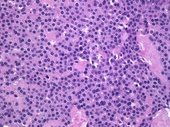
#> input picture DIPFall2023_Joyce_Mikey_Assignment4/images/GlomusTumor6.jpg, 170 x 127 px, shrunk from 650 x 488 before the run
$ python main.py
#> lines starting #> are read from the running program, lines starting #| are printed output that depends on the picture; after the words box and inside, x2 and y2 are one past the last pixel; in counts of white or black regions, pixels touching at a corner belong together
#> further down, img is the input picture: shape (127, 170, 3); mean B, G, R 195.8, 123.8, 169.2
import numpy as np
import cv2
import matplotlib.pyplot as plt
from sklearn.cluster import KMeans
from scipy.ndimage import gaussian_laplace

BLUE = 0
GREEN = 1
RED = 2


def glomus_tumor(tumor):
    tumor_r = cv2.split(tumor.copy())[RED]
    tumor_r = cv2.bilateralFilter(tumor_r, 9, 50, 50)
    tumor_r = cv2.bitwise_not(tumor_r)
    cv2.imwrite('../images/results/tumor_preprocess.jpg', tumor_r)
    plt.imshow(tumor_r, interpolation='nearest', cmap='gray')  # for grayscale images
    plt.show()

    sigma = 0.9

    # Apply the laplacian filter to the image
    laplacian = (sigma ** 2) * gaussian_laplace(tumor_r, sigma=sigma)
    plt.imshow(laplacian, interpolation='nearest', cmap='gray')  # for grayscale images
    plt.show()

    binary = cv2.convertScaleAbs(laplacian)
    _, binary = cv2.threshold(binary, 0, 255, cv2.THRESH_BINARY + cv2.THRESH_OTSU)
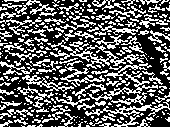
#> binary: shape (127, 170); 36.6% white in thin lines or dots
    plt.imshow(binary, interpolation='nearest', cmap='gray')  # for grayscale images
    plt.show()

    tumor_new = cv2.bilateralFilter(tumor.copy(), 9, 50, 50)
    cv2.imwrite('../images/results/tumor_kmeans_preprocess.jpg', tumor_new)

    tumor_b, tumor_g, tumor_r = cv2.split(tumor_new)
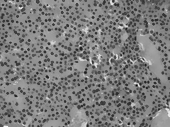
#> tumor_g: shape (127, 170); min 2, max 245, mean 124.3
    tumor_b, tumor_g, tumor_r = tumor_b.flatten(), tumor_g.flatten(), tumor_r.flatten()
    tumor_data = np.column_stack((tumor_b, tumor_g, tumor_r))
    tumor_data2 = np.column_stack((tumor_b, tumor_r))
#> tumor_data2 = 21590 pairs, first value 72 to 255, second value 33 to 253

    kmeans = KMeans(n_clusters=2)
    kmeans.fit(tumor_data)
    clusters = kmeans.labels_
    centers = kmeans.cluster_centers_

    # Plot the data points and cluster centers
    fig = plt.figure()
    ax = fig.add_subplot(111, projection='3d')
    ax.scatter(tumor_data[:, 0], tumor_data[:, 1], tumor_data[:, 2], c=clusters, cmap='viridis')
    ax.scatter(centers[:, 0], centers[:, 1], centers[:, 2], c='red', marker='x', label='centers')
    plt.legend()
    plt.title('KMeans Clustering')
    plt.show()

    tumor_gray = cv2.cvtColor(tumor, cv2.COLOR_BGR2GRAY)
    tumor_x, tumor_y = tumor_gray.shape
#> tumor_x = 127; tumor_y = 170
    tumor_gray = tumor_gray.flatten()
    for i in range(len(tumor_gray)):
        if clusters[i] == 0:
            tumor_gray[i] = 0
        else:
            tumor_gray[i] = 255
    tumor_gray = tumor_gray.reshape(tumor_x, tumor_y)
#> tumor_gray: shape (127, 170); 28.1% white in thin lines or dots
    cv2.imwrite('../images/results/tumor_kmeans_RGB.jpg', tumor_gray)

    plt.imshow(tumor_gray, interpolation='nearest', cmap='gray')  # for grayscale images
    plt.show()

    kmeans = KMeans(n_clusters=2)
    kmeans.fit(tumor_data2)
    clusters = kmeans.labels_
    centers = kmeans.cluster_centers_

    # Plot the data points and cluster centers
    fig = plt.figure()
    ax = fig.add_subplot()
    ax.scatter(tumor_data2[:, 0], tumor_data2[:, 1], c=clusters, cmap='viridis')
    ax.scatter(centers[:, 0], centers[:, 1], c='red', marker='x', label='centers')
    plt.legend()
    plt.title('KMeans Clustering')
    plt.show()

    tumor_gray = cv2.cvtColor(tumor, cv2.COLOR_BGR2GRAY)
    tumor_x, tumor_y = tumor_gray.shape
    tumor_gray = tumor_gray.flatten()
    for i in range(len(tumor_gray)):
        if clusters[i] == 0:
            tumor_gray[i] = 0
        else:
            tumor_gray[i] = 255
    tumor_gray = tumor_gray.reshape(tumor_x, tumor_y)
#> tumor_gray: shape (127, 170); 72.2% white; black in thin lines or dots
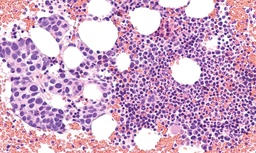
#> input picture DIPFall2023_Joyce_Mikey_Assignment4/images/metastatic-breast-cancer.jpg, 256 x 153 px, shrunk from 980 x 587 before the run
#> further down, img is the input picture: shape (153, 256, 3); mean B, G, R 199.4, 168.2, 205.6

    cv2.imwrite('../images/results/tumor_kmeans_RB.jpg', tumor_gray)
    plt.imshow(tumor_gray, interpolation='nearest', cmap='gray')  # for grayscale images
    plt.show()


def breast_cancer(cancer):
    cancer_r = cv2.split(cancer)[RED]
    cancer_r = cv2.bilateralFilter(cancer_r, 9, 50, 50)
    cancer_r = cv2.bitwise_not(cancer_r)
    cv2.imwrite('../images/results/cancer_preprocess.jpg', cancer_r)
    plt.imshow(cancer_r, interpolation='nearest', cmap='gray')  # for grayscale images
    plt.show()

    sigma = 1.5

    # Apply the laplacian filter to the image
    laplacian = (sigma ** 2) * gaussian_laplace(cancer_r, sigma=sigma)
#> laplacian: shape (153, 256) float64
    plt.imshow(laplacian, interpolation='nearest', cmap='gray')  # for grayscale images
    plt.show()

    tumor_r = cv2.convertScaleAbs(laplacian)
#> tumor_r: shape (153, 256)
    _, tumor_r = cv2.threshold(tumor_r, 0, 255, cv2.THRESH_BINARY + cv2.THRESH_OTSU)
#> tumor_r: shape (153, 256); 49% white; 93 white regions (69 under 20 px), largest, box (x1, y1, x2, y2) and area: (0, 0, 256, 153) 15362, (0, 37, 66, 79) 972, (19, 15, 83, 43) 518
    plt.imshow(tumor_r, interpolation='nearest', cmap='gray')  # for grayscale images
    plt.show()

    cancer_new = cv2.bilateralFilter(cancer.copy(), 9, 50, 50)
    cv2.imwrite('../images/results/cancer_kmeans_preprocess.jpg', cancer_new)

    cancer_b, cancer_g, cancer_r = cv2.split(cancer_new)
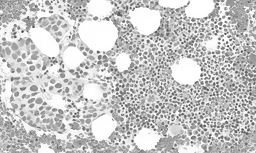
#> cancer_b: shape (153, 256); min 53, max 255, mean 199.7
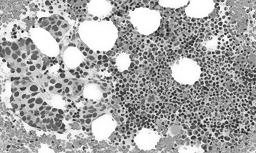
#> cancer_g: shape (153, 256); min 9, max 255, mean 168.6
    cancer_b, cancer_g, cancer_r = cancer_b.flatten(), cancer_g.flatten(), cancer_r.flatten()
    cancer_data = np.column_stack((cancer_b, cancer_g, cancer_r))
    cancer_data2 = np.column_stack((cancer_g, cancer_r))
#> cancer_data2 = 39168 pairs, first value 9 to 255, second value 43 to 255

    kmeans = KMeans(n_clusters=3)
    kmeans.fit(cancer_data)
    clusters = kmeans.labels_
    centers = kmeans.cluster_centers_

    # Plot the data points and cluster centers
    fig = plt.figure()
    ax = fig.add_subplot(111, projection='3d')
    ax.scatter(cancer_data[:, 0], cancer_data[:, 1], cancer_data[:, 2], c=clusters, cmap='viridis')
    ax.scatter(centers[:, 0], centers[:, 1], centers[:, 2], c='red', marker='x', label='centers')
    plt.legend()
    plt.title('KMeans Clustering')
    plt.show()

    target_cluster = np.argmin(np.sum(centers, axis=1))
    cancer_gray = cv2.cvtColor(cancer, cv2.COLOR_BGR2GRAY)
    cancer_x, cancer_y = cancer_gray.shape
#> cancer_x = 153; cancer_y = 256
    cancer_gray = cancer_gray.flatten()
    for i in range(len(cancer_gray)):
        if clusters[i] == target_cluster:
            cancer_gray[i] = 0
        else:
            cancer_gray[i] = 255
    cancer_gray = cancer_gray.reshape(cancer_x, cancer_y)
#> cancer_gray: shape (153, 256); 78.3% white; black in thin lines or dots
    cv2.imwrite('../images/results/cancer_kmeans_RGB.jpg', cancer_gray)

    plt.imshow(cancer_gray, interpolation='nearest', cmap='gray')  # for grayscale images
    plt.show()

    kmeans = KMeans(n_clusters=3)
    kmeans.fit(cancer_data2)
    clusters = kmeans.labels_
    centers = kmeans.cluster_centers_

    # Plot the data points and cluster centers
    fig = plt.figure()
    ax = fig.add_subplot()
    ax.scatter(cancer_data2[:, 0], cancer_data2[:, 1], c=clusters, cmap='viridis')
    ax.scatter(centers[:, 0], centers[:, 1], c='red', marker='x', label='centers')
    plt.legend()
    plt.title('KMeans Clustering')
    plt.show()
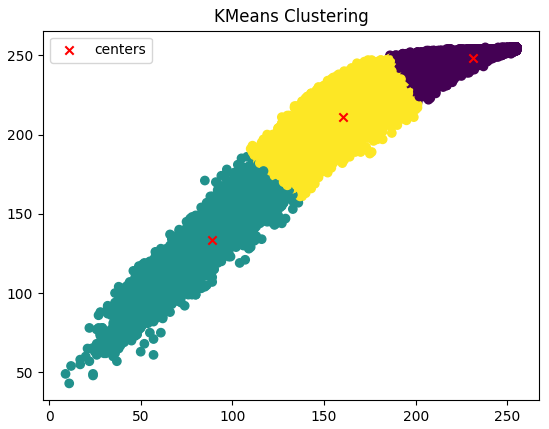
#> figure drawn by matplotlib, 1 panel

    target_cluster = np.argmin(np.sum(centers, axis=1))
    cancer_gray = cv2.cvtColor(cancer, cv2.COLOR_BGR2GRAY)
    cancer_x, cancer_y = cancer_gray.shape
    cancer_gray = cancer_gray.flatten()
    for i in range(len(cancer_gray)):
        if clusters[i] == target_cluster:
            cancer_gray[i] = 0
        else:
            cancer_gray[i] = 255
    cancer_gray = cancer_gray.reshape(cancer_x, cancer_y)
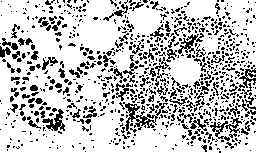
#> cancer_gray: shape (153, 256); 77% white; black in thin lines or dots
    cv2.imwrite('../images/results/cancer_kmeans_RG.jpg', cancer_gray)

    plt.imshow(cancer_gray, interpolation='nearest', cmap='gray')  # for grayscale images
    plt.show()


if __name__ == '__main__':
    img = '../images/GlomusTumor6.jpg'
    img = cv2.imread(img, cv2.IMREAD_UNCHANGED)
    glomus_tumor(img)

    img = '../images/metastatic-breast-cancer.jpg'
    img = cv2.imread(img, cv2.IMREAD_UNCHANGED)
    breast_cancer(img)
